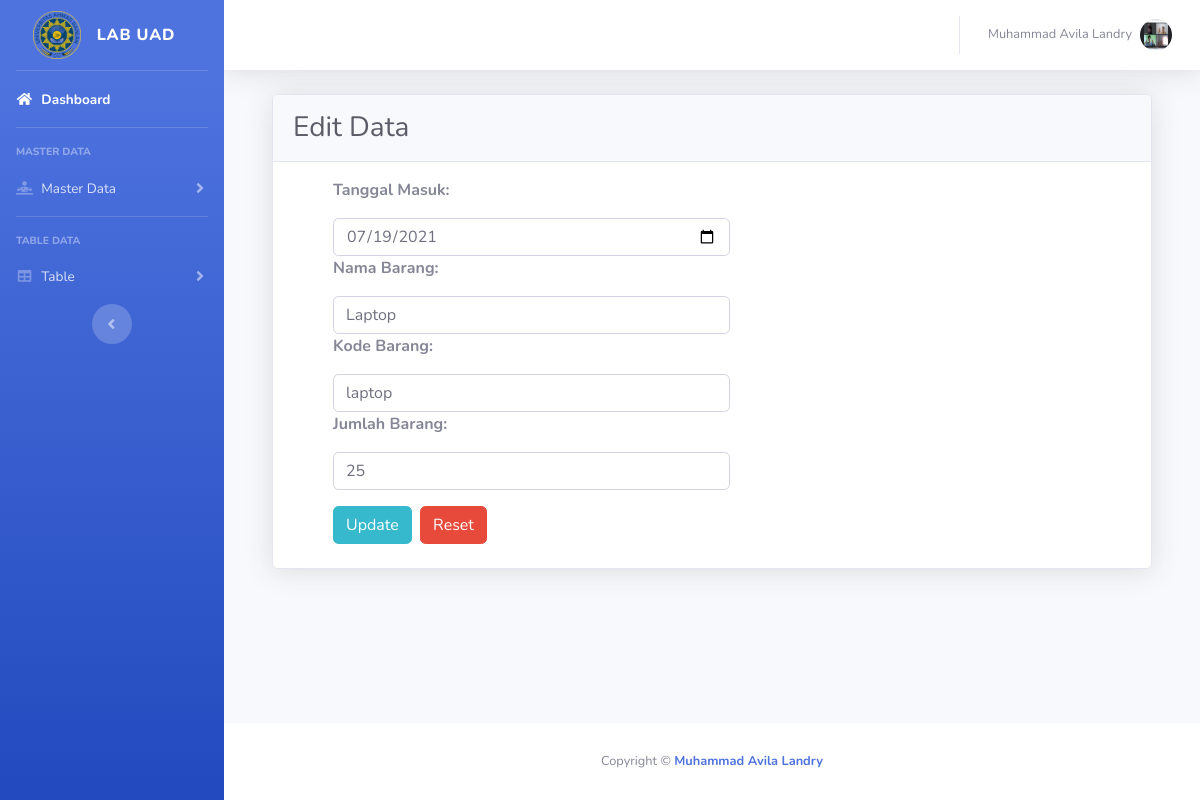
Screenshot of /edit_masuk.php?id=7 (signed in) with the database file from the repository.
### tables this page shows
CREATE TABLE `masuk` (
  `id` int(50) NOT NULL,
  `tanggal` date NOT NULL,
  `nama_barang` varchar(50) NOT NULL,
  `kode_barang` varchar(50) NOT NULL,
  `jumlah_barang` int(50) NOT NULL
);

### edit_masuk.php (the view, shortened to what this page needs)
<!DOCTYPE html>
<html lang="en">
<head>
  <link href="vendor/fontawesome-free/css/all.min.css" rel="stylesheet" type="text/css">
  <link href="css/sb-admin-2.min.css" rel="stylesheet">
</head>
<body id="page-top">
  <div id="wrapper">
    <ul class="navbar-nav bg-gradient-primary sidebar sidebar-dark accordion" id="accordionSidebar">
      <a class="sidebar-brand d-flex align-items-center justify-content-center" href="">
        <input type="image" src="img/uad.png" alt="Submit" width="48" height="48">
        <div class="sidebar-brand-text mx-3">lab uad</div>
      </a>
      <hr class="sidebar-divider my-0">
      <li class="nav-item active">
        <a class="nav-link" href="index.php">
          <i class="fas fa-fw fa-home"></i>
          <span>Dashboard</span></a>
      </li>
      <hr class="sidebar-divider">
      <div class="sidebar-heading">
        Master Data
      </div>
      <li class="nav-item">
        <a class="nav-link collapsed" href="#" data-toggle="collapse" data-target="#collapseTwo" aria-expanded="true" aria-controls="collapseTwo">
          <i class="fas fa-fw fa-diagnoses"></i>
          <span>Master Data</span>
        </a>
      </li>
      <hr class="sidebar-divider">
      <div class="sidebar-heading">
        Table Data
      </div>
     <li class="nav-item">
       <a class="nav-link collapsed" href="#" data-toggle="collapse" data-target="#collapsePages" aria-expanded="true" aria-controls="collapsePages">
         <i class="fas fa-fw fa-table"></i>
         <span>Table</span>
       </a>
     </li>
      <div class="text-center d-none d-md-inline">
        <button class="rounded-circle border-0" id="sidebarToggle"></button>
      </div>
    </ul>
    <div id="content-wrapper" class="d-flex flex-column">
      <div id="content">
        <nav class="navbar navbar-expand navbar-light bg-white topbar mb-4 static-top shadow">
          <ul class="navbar-nav ml-auto">
            <?php
          $sss = mysqli_query($conn, "select * from admin");
          $rrr = mysqli_fetch_array($sss);
             ?>
            <li class="nav-item dropdown no-arrow">
              <a class="nav-link dropdown-toggle" href="#" id="userDropdown" role="button" data-toggle="dropdown" aria-haspopup="true" aria-expanded="false">
                <span class="mr-2 d-none d-lg-inline text-gray-600 small"><?php echo $rrr['nama']; ?></span>
                <img class="img-profile rounded-circle" src=" img/<?php echo $rrr['foto'] ?>" alt="profile">
              </a>
            </li>
          </ul>
        </nav>
        <div class="container-fluid">
          <?php
            $id_brg= ($_GET['id']);
            $ggl = !$id_brg;
            if($ggl){
                echo "<div class='col-md-10 col-sm-12 col-xs-12 ml-5 mt-5'>";
                   echo "<div class='alert alert-danger mt-4 ml-5' role='alert'>";
                  echo "<p><center>Maaf Data Ini Tidak Tersedia</center></p>";
                   echo   "</div>";
                   echo "</div>";
            }else{
            $det=mysqli_query($conn, "select * from masuk where id='$id_brg'");
            while($d=mysqli_fetch_array($det)){
            ?>
          <div class="card shadow  ml-4 mr-4">
          <div class="card-header py-3">
          <h1 class="h3 mb-0 text-gray-800">Edit Data</h1>
          </div>
        <form   method="post" name='edit'>
          <div class="row ml-5 mb-2 mt-3">
            <div class="col-md-6">
          <P><b>Tanggal Masuk:</b></p>
          <input class="form-control" type="date" name='tanggal' value="<?php echo $d['tanggal']; ?>" placeholder="Tanggal Masuk..." required>
          <P><b>Nama Barang:</b></p>
          <input class="form-control" type="text" name='nama_barang' value="<?php echo $d['nama_barang']; ?>" placeholder="Nama Barang..." required>
          <P><b>Kode Barang:</b></p>
          <input class="form-control" type="text" name='kode_barang' value="<?php echo $d['kode_barang']; ?>" placeholder="Kode Barang..." required>
          <P><b>Jumlah Barang:</b></p>
          <input class="form-control" type="text" name='jumlah_barang' value="<?php echo $d['jumlah_barang']; ?>" placeholder="Jumlah Barang..." required>
          </div>
        </div>
        <div class="row ml-5 mb-4 mt-3">
        <div class="col-md-5">
        <button type="submit" class="btn btn-info" name='edit'>Update</button>
        &nbsp;<input type="reset" class="btn btn-danger"  value="Reset">
        </div>
        </div>
        </form>
        <?php }} ?>
        </div>
        </div>
      </div>
      <footer class="sticky-footer bg-white">
        <div class="container my-auto">
          <div class="copyright text-center my-auto">
            <span>Copyright &copy; <a href="https://www.instagram.com/mvilla01_/" style="text-decoration: none;"><b>Muhammad Avila Landry</b></a></span>
          </div>
        </div>
      </footer>
    </div>
  </div>
</body>
</html>

### rows the page displays
masuk: tanggal "07/19/2021", nama_barang "Laptop", kode_barang "laptop", jumlah_barang "25"

### other values shown
$rrr['nama'] "Muhammad Avila Landry"
